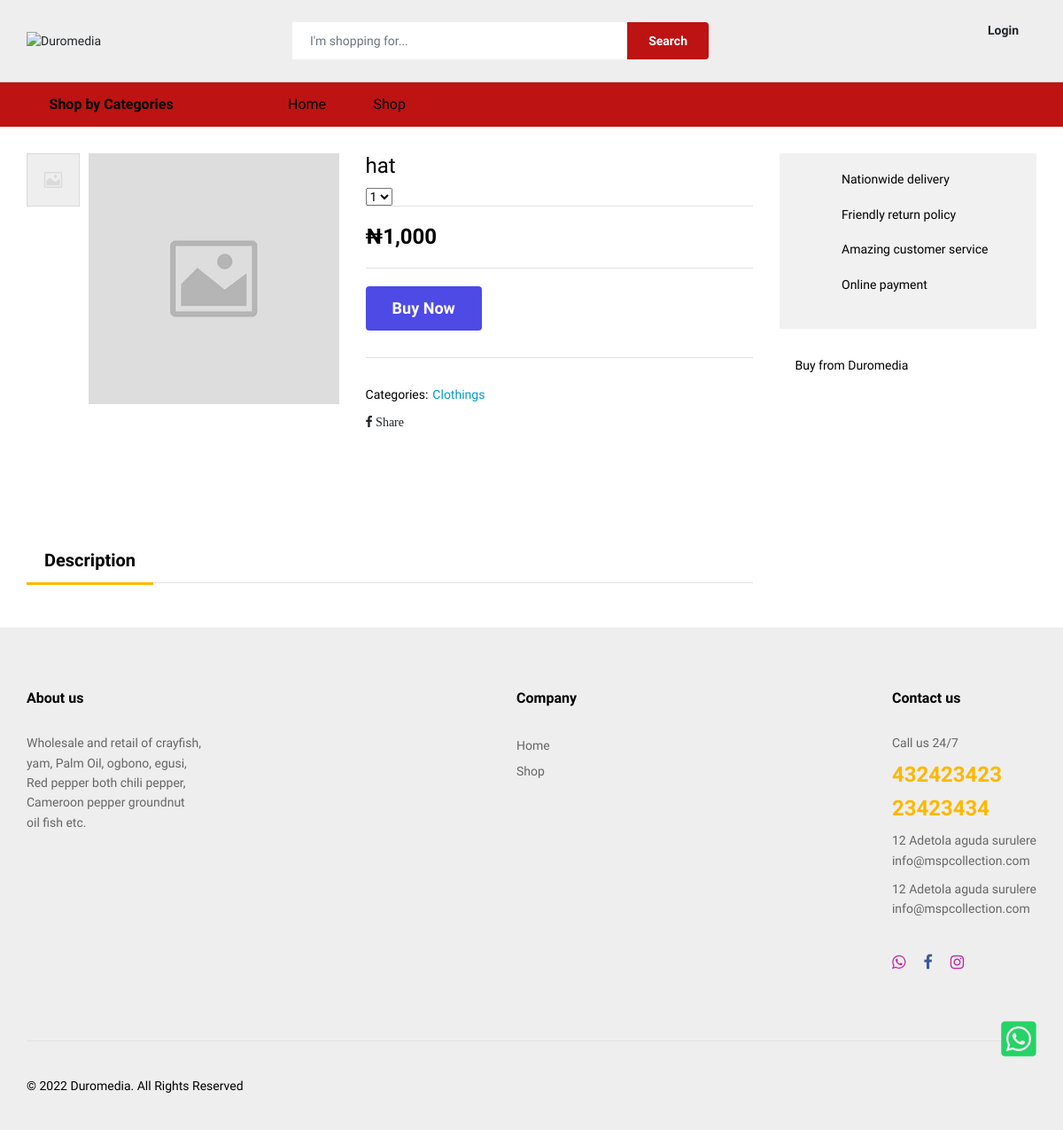
Page /beta-souk/product-description.php?id=15 on the committed database.
### tables this page shows
CREATE TABLE `products` (
  `products_id` int(11) NOT NULL,
  `products_name` varchar(30) NOT NULL,
  `products_price` varchar(11) NOT NULL,
  `products_sales_price` varchar(10) NOT NULL,
  `products_sub_categories` int(10) NOT NULL,
  `products_promo` varchar(20) NOT NULL DEFAULT '0',
  `products_deals` varchar(20) NOT NULL DEFAULT '0',
  `products_new_arrivals` varchar(20) NOT NULL DEFAULT '0',
  `products_best_sellers` varchar(20) NOT NULL DEFAULT '0',
  `products_popular` varchar(20) NOT NULL DEFAULT '0',
  `products_short_description` varchar(255) NOT NULL,
  `products_long_description` text NOT NULL,
  `products_image` varchar(255) NOT NULL DEFAULT 'default.jpg',
  `products_timestamp` timestamp NOT NULL DEFAULT CURRENT_TIMESTAMP ON UPDATE CURRENT_TIMESTAMP
);

CREATE TABLE `products_categories` (
  `products_categories_id` int(11) NOT NULL,
  `products_categories_name` varchar(20) NOT NULL,
  `products_categories_timestamp` timestamp NOT NULL DEFAULT CURRENT_TIMESTAMP ON UPDATE CURRENT_TIMESTAMP
);

### incs-template1/config.php (called while the page is built, shortened)
<?php
$website_name = "beta-souk";
$website_name_with_spaces = "Duromedia";
?>

### beta-souk/product-description.php (the view, shortened to what this page needs)
<?php require_once ('../incs-template1/config.php'); ?>
<?php include ('../incs-template1/header.php'); ?>
<div class="ps-page--product">
        <div class="ps-container">
            <div class="ps-page__container">
                <div class="ps-page__left">
                    <div class="ps-product--detail ps-product--fullwidth">
                        <div class="ps-product__header">
                            <div class="ps-product__thumbnail" data-vertical="true">
                                <figure>
                                    <div class="ps-wrapper">
                                    <?php
                                    $query_sel_pro_sec =  mysqli_query($connect, "SELECT * FROM products, products_categories WHERE products_categories_id = products_sub_categories AND products_id = '".mysqli_real_escape_string ($connect, $_GET['id'])."'") or die(db_conn_error);
while($row_single = mysqli_fetch_array($query_sel_pro_sec)){
                                    ?>
                                        <div class="ps-product__gallery" data-arrow="true">
                                            <div class="item"><a><img src="images/products/<?php echo $row_single['products_image']; ?>" alt="<?php echo $row_single['products_name']; ?>"></a></div>
                                        </div>
                                    </div>
                                </figure>
                                <div class="ps-product__variants" data-item="4" data-md="4" data-sm="4" data-arrow="false">
                                    <div class="item"><img src="images/products/<?php echo $row_single['products_image']; ?>" alt="<?php echo $row_single['products_name']; ?>"></div>
                                </div>
                            </div>
                            <div class="ps-product__info">
                                <h1><?php echo $row_single['products_name']; ?></h1>
                                <div class="ps-product__meta">
                                    <div class="ps-product__rating">
                                        <select class="ps-rating" data-read-only="true">
                                            <option value="1">1</option>
                                        </select>
                                    </div>
                                </div>
                                <h4 class="ps-product__price"><?php if(empty($row_single['products_sales_price'])){echo '&#8358;'.number_format($row_single['products_price']);}else{echo '&#8358;'.number_format($row_single['products_sales_price']);}  ?></h4>
                                <div class="ps-product__desc">
                                </div>
                                <div class="ps-product__shopping">
                                    <figure>
                                    <form method="POST" action="checkout.php">
                                   <button class="ps-btn d-block d-sm-block" type="submit" name="buy_button"> Buy Now</button>
</form>
                                </div>
                                <div class="ps-product__specification">
                                    <p class="categories"><strong> Categories:</strong><a><?php echo $row_single['products_categories_name']; ?></a></p>
                                </div>
                                 <div class="fb-share-button" data-href="https://<?=$website_name;?>/product-description.php?id=<?=$_GET['id'];?>" data-layout="button_count" data-size="large"><a target="_blank" href="https://www.facebook.com/sharer/sharer.php?u=https%3A%2F%2F<?=$website_name;?>%2Fproduct-description.php%3Fid%3D<?=$_GET['id'];?>&amp;src=sdkpreparse" class="fb-xfbml-parse-ignore"><i class="fa fa-facebook"> Share</i></a></div>
                                <div class="ps-product__sharing">
                                </div>
                            </div>
                        </div>
                        <div class="ps-product__content ps-tab-root">
                            <ul class="ps-tab-list">
                                <li class="active"><a href="#tab-1">Description</a></li>
                            </ul>
                                      <p><?php echo $row_single['products_long_description']; }?></p>
                        </div>
                    </div>
                </div>
                <div class="ps-page__right">
                    <aside class="widget widget_product widget_features">
                        <p><i class="icon-network"></i> Nationwide delivery</p>
                        <p><i class="icon-3d-rotate"></i> Friendly return policy</p>
                        <p><i class="icon-receipt"></i> Amazing customer service</p>
                        <p><i class="icon-credit-card"></i> Online payment</p>
                    </aside>
                    <aside class="widget widget_sell-on-site">
                        <p><i class="icon-store"></i> Buy from <?php echo $website_name_with_spaces; ?></p>
                    </aside>
                </div>
            </div>
        </div>
    </div>
<?php include ('../incs-template1/footer.php'); ?>

### beta-souk/css/color-style.css (style rules this page uses)
.ps-btn { background-color: #4d4ae6; }
button.ps-btn { background-color: #4d4ae6; }
.ps-btn, button.ps-btn { color: #fff; }

### rows in the picture
products: products_image (placeholder picture), products_name "hat", products_sales_price "1,000", products_categories.products_categories_name "Clothings"

### other values in the picture
$website_name_with_spaces "Duromedia"
FOOTER_DESCRIPTION "Wholesale and retail of crayfish, yam, Palm Oil, ogbono, egusi, Red pepper both chili pepper, Cameroon pepper groundnut oil fish etc."
$TEL "432423423"
$TEL2 "23423434"
$ADDRESS "12 Adetola aguda surulere"
$EMAIL "info@mspcollection.com"
$ADDRESS2 "12 Adetola aguda surulere"
$EMAIL2 "info@mspcollection.com"
